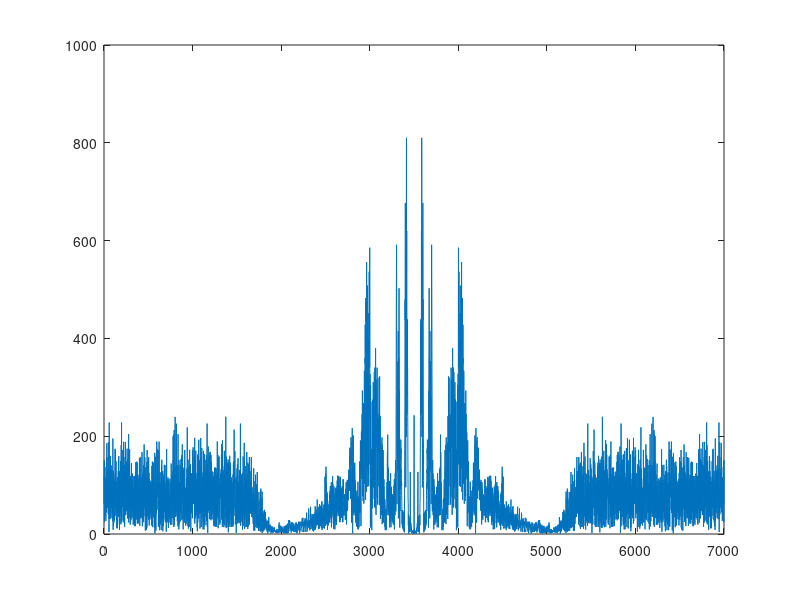

Recreate this plot in MATLAB.

y = load('speechsig.mat');
x = y.x;
xnoise = y.xnoise;

N = length(xnoise);
w = fftshift((0:N-1)/N*2*pi); % define omega as you would for FFT
w(1:N/2) = w(1:N/2) - 2*pi;   %

xnoisew = fftshift(fft(xnoise));

h = hamming(N);
xnoisewh = xnoisew .* h;

xnoise = ifft(ifftshift(xnoisewh),N);
%soundsc(real(xnoise));

r = zeros(N,1);
r(2000:4999,1) = rectwin(3000);

xnoisewr = xnoisew .* r;
plot(abs(xnoisew));
xnoise = ifft(ifftshift(xnoisewr));


%soundsc(real(xnoise));
